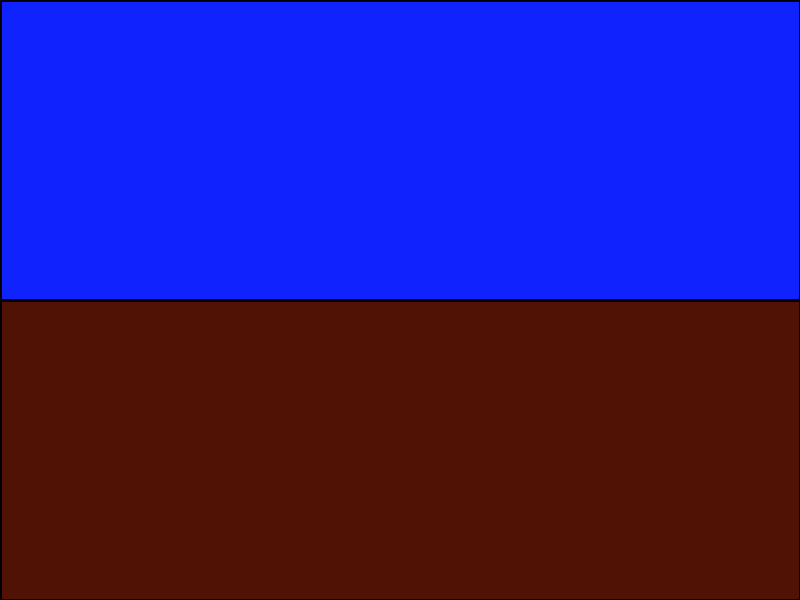
Frame 1 (no input)
Frame 60 (the mouse pressed at the canvas centre just before this capture): identical to frame 1, image omitted
Frame 120 (the mouse held since frame 60 and released just before this capture): identical to frame 1, image omitted

The Processing sketch that drew this single still picture (run headless with seeded random() and noise(); from frame 60 on, the mouse is pressed at the canvas centre):

// Processing sketch: processing_37509
// ── processing_37509.pde

void setup() {
size (800, 600);
}

void draw() {

// Line across middle of screen
line (0, height/2, width, height/2); 
strokeWeight (3); // Line thickness

// Rectangle #1
fill (#1023FF);
rect (0, 0, width, height/2);
  
// Rectangle #2
fill (#501205);
rect (0, height/2, width, height/2);
}
                
                
